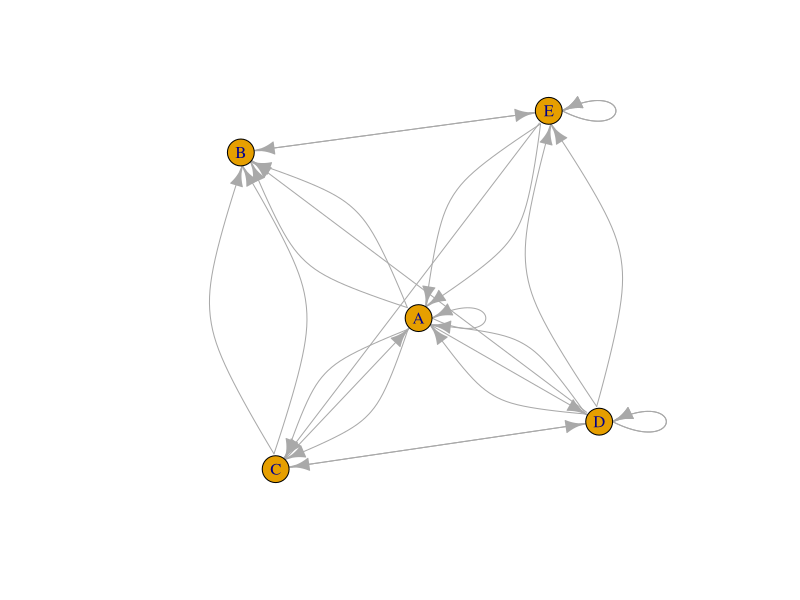
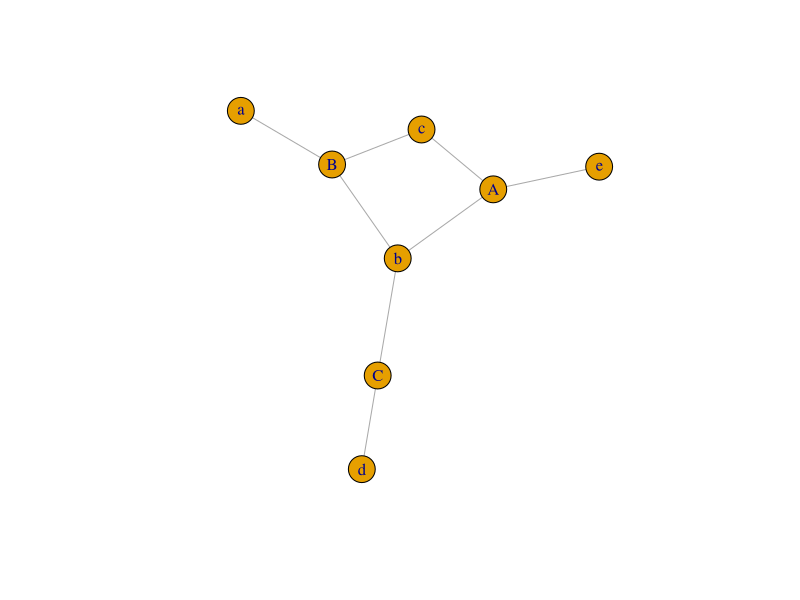
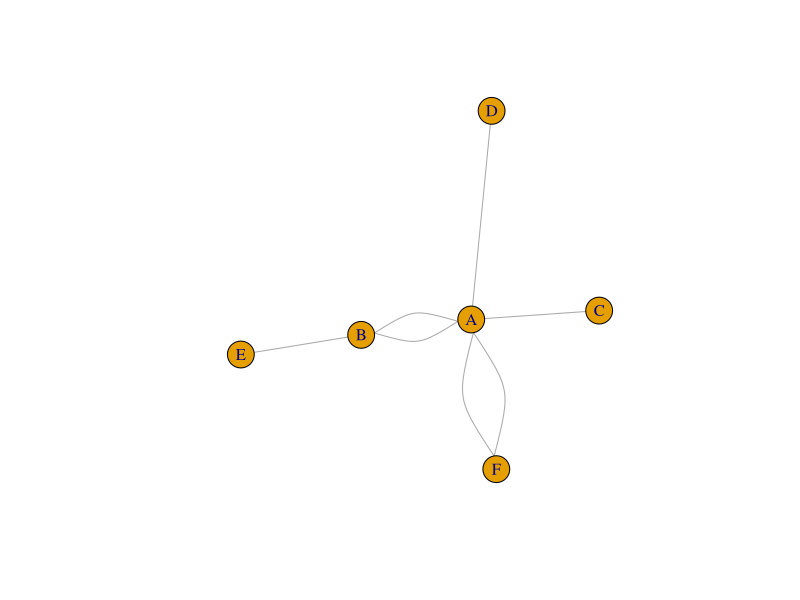
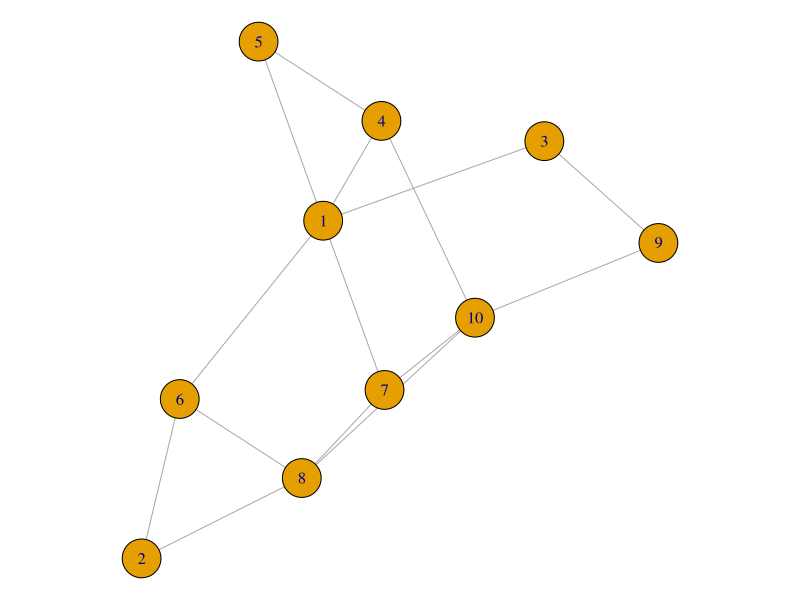
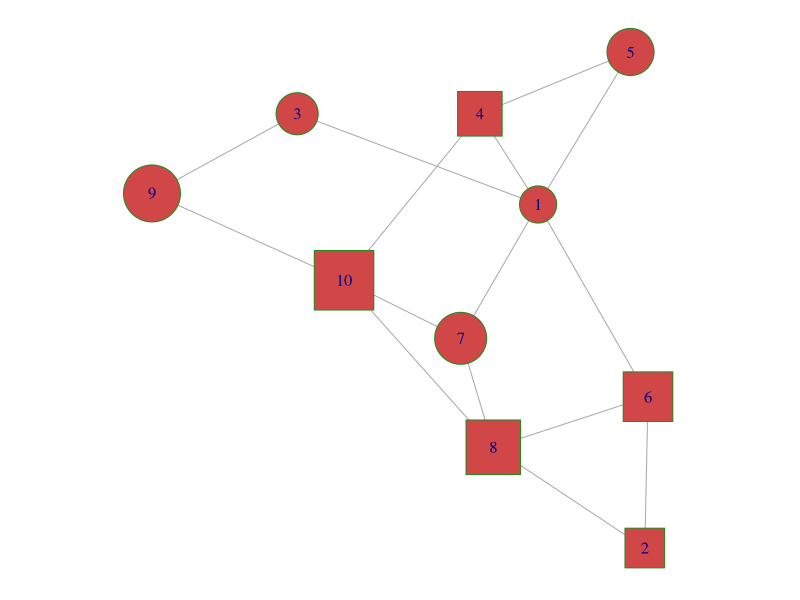
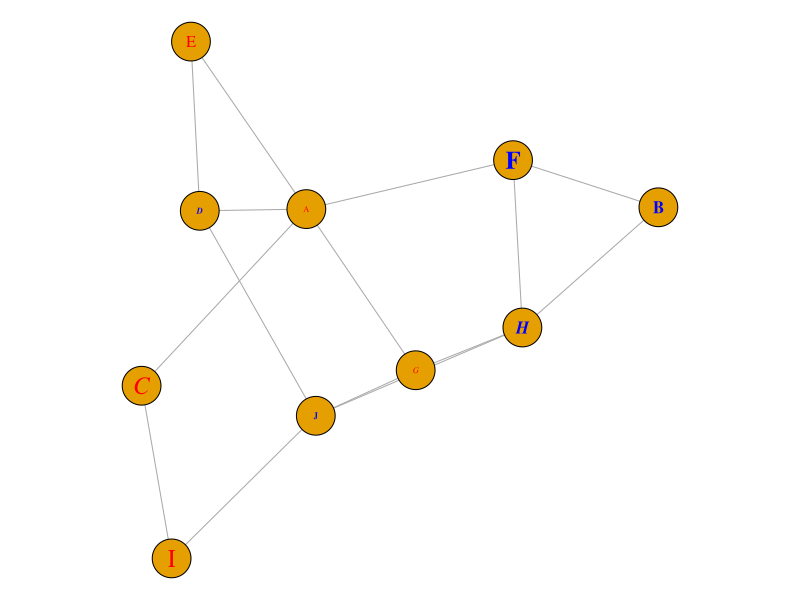
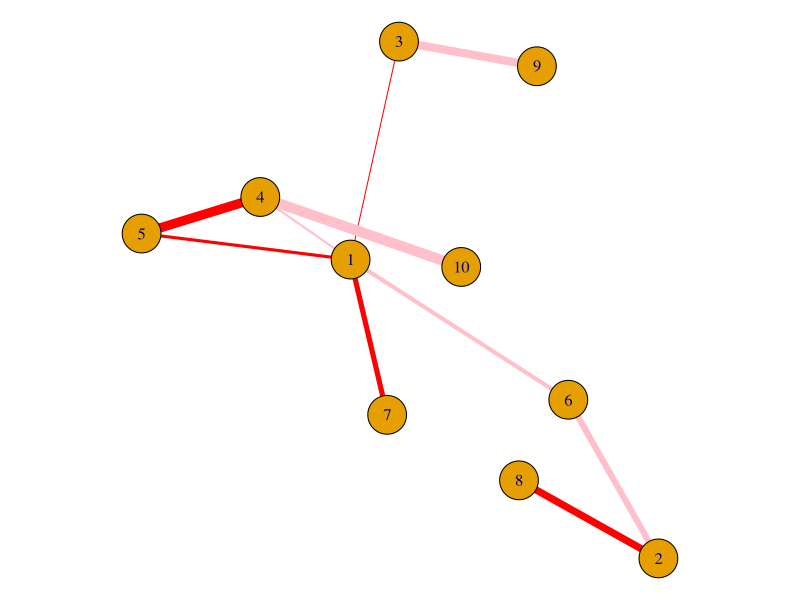
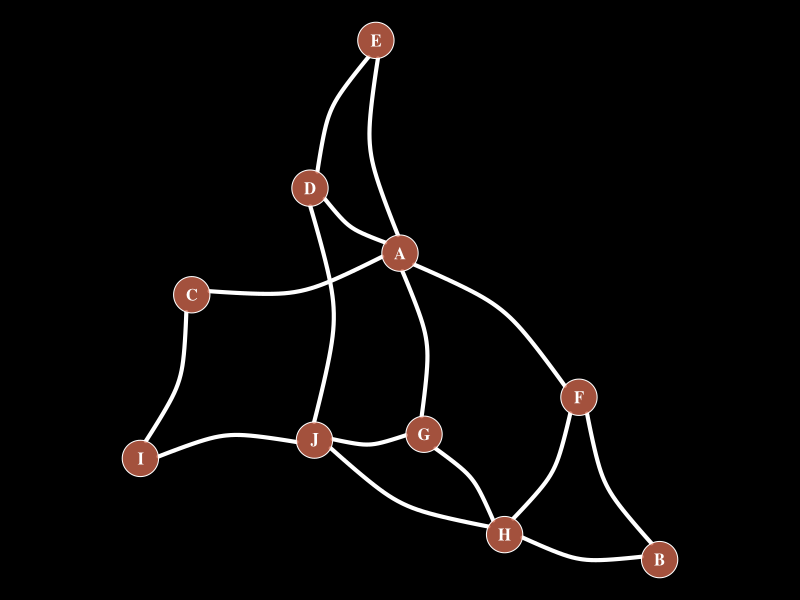

Here is the R script that generated these plots, in order:
########################################################################################################################
#                                                                                                                      #
# Author: Dylan Lee                                                                                                    #  
# Date: 2021-10-08                                                                                                     #
#                                                                                                                      #
# https://www.r-graph-gallery.com/network.html                                                                         #
########################################################################################################################


# Library
library(igraph)


##########################################          ADJACENCY MATRIX          ##########################################
# An adjacency matrix is a square matrix where entities in rows and columns are the same.                              

# Create data
set.seed(17)
data_adj <- matrix(sample(0:2, 25, replace=TRUE), nrow=5)
colnames(data_adj) = rownames(data_adj) = LETTERS[1:5]

# build the graph object
network_adj <- graph_from_adjacency_matrix(data_adj)

# plot it
plot(network_adj)
########################################################################################################################


##########################################          INCIDENCE MATRIX          ##########################################
# An incidence matrix is not necessarily square and entities provided in rows and columns are not always the same.

# Create data
data_inc <- matrix(sample(0:2, 15, replace=TRUE), nrow=3)
colnames(data_inc) <- letters[1:5]
rownames(data_inc) <- LETTERS[1:3]

# build the graph object
network_inc <- graph_from_incidence_matrix(data_inc)

# plot it
plot(network_inc)
########################################################################################################################


############################################           EDGE LIST          ##############################################
# An edge list has 2 columns. Each row represents a connection between an origin and a destination. 

# Create data 
data_edge <- data.frame(
  source = c("A","A", "A", "A", "A","F", "B"),
  target=c("B","B", "C", "D", "F","A","E")
  )

# build the graph object 
network_edge <- graph_from_data_frame(d=data_edge, directed=F)

# plot if 
plot(network_edge)
########################################################################################################################




#######################################           PLOTTING PARAMETERS          #########################################
set.seed(1)
data <- matrix(sample(0:1, 100, replace=T, prob=c(0.8,0.2)), nc=10)
network <- graph_from_adjacency_matrix(data, mode='undirected', diag=F)
par(mar=c(0,0,0,0))
plot(network)

# when several values are provided to an option, values are used subsequently and recycled.
plot(network,
     vertex.color = rgb(0.8,0.2,0.2,0.9),           # Node color
     vertex.frame.color = "Forestgreen",            # Node border color
     vertex.shape=c("circle","square"),             # One of “none”, “circle”, “square”, “csquare”, “rectangle” “crectangle”, “vrectangle”, “pie”, “raster”, or “sphere”
     vertex.size=c(15:24),                          # Size of the node (default is 15)
     vertex.size2=NA,                               # The second size of the node (e.g. for a rectangle)
)

plot(network,
     vertex.label=LETTERS[1:10],                    # Character vector used to label the nodes
     vertex.label.color=c("red","blue"),
     vertex.label.family="Times",                   # Font family of the label (e.g.“Times”, “Helvetica”)
     vertex.label.font=c(1,2,3,4),                  # Font: 1 plain, 2 bold, 3 italic, 4 bold italic, 5 symbol
     vertex.label.cex=c(0.5,1,1.5),                 # Font size (multiplication factor, device-dependent)
     vertex.label.dist=0,                           # Distance between the label and the vertex
     vertex.label.degree=0,                         # The position of the label in relation to the vertex (use pi)
)

plot(network,
     edge.color=rep(c("red","pink"),5),            # Edge color
     edge.width=seq(1,10),                         # Edge width, defaults to 1
     edge.arrow.size=1,                            # Arrow size, defaults to 1
     edge.arrow.width=1,                           # Arrow width, defaults to 1
     edge.lty=c("solid")                           # Line type, could be 0 or “blank”, 1 or “solid”, 2 or “dashed”, 3 or “dotted”, 4 or “dotdash”, 5 or “longdash”, 6 or “twodash”
     #edge.curved=c(rep(0,5), rep(1,5))            # Edge curvature, range 0-1 (FALSE sets it to 0, TRUE to 0.5)
)

par(bg="black")
plot(network, 
     
     # === vertex
     vertex.color = rgb(0.8,0.4,0.3,0.8),          # Node color
     vertex.frame.color = "white",                 # Node border color
     vertex.shape="circle",                        # One of “none”, “circle”, “square”, “csquare”, “rectangle” “crectangle”, “vrectangle”, “pie”, “raster”, or “sphere”
     vertex.size=14,                               # Size of the node (default is 15)
     vertex.size2=NA,                              # The second size of the node (e.g. for a rectangle)
     
     # === vertex label
     vertex.label=LETTERS[1:10],                   # Character vector used to label the nodes
     vertex.label.color="white",
     vertex.label.family="Times",                  # Font family of the label (e.g.“Times”, “Helvetica”)
     vertex.label.font=2,                          # Font: 1 plain, 2 bold, 3, italic, 4 bold italic, 5 symbol
     vertex.label.cex=1,                           # Font size (multiplication factor, device-dependent)
     vertex.label.dist=0,                          # Distance between the label and the vertex
     vertex.label.degree=0 ,                       # The position of the label in relation to the vertex (use pi)
     
     # === Edge
     edge.color="white",                           # Edge color
     edge.width=4,                                 # Edge width, defaults to 1
     edge.arrow.size=1,                            # Arrow size, defaults to 1
     edge.arrow.width=1,                           # Arrow width, defaults to 1
     edge.lty="solid",                             # Line type, could be 0 or “blank”, 1 or “solid”, 2 or “dashed”, 3 or “dotted”, 4 or “dotdash”, 5 or “longdash”, 6 or “twodash”
     edge.curved=0.3    ,                          # Edge curvature, range 0-1 (FALSE sets it to 0, TRUE to 0.5)
)
